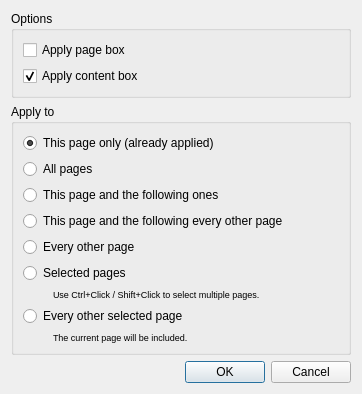
<?xml version="1.0" encoding="UTF-8"?>
<ui version="4.0">
 <class>select_content::ApplyDialog</class>
 <widget class="QDialog" name="select_content::ApplyDialog">
  <property name="windowModality">
   <enum>Qt::WindowModal</enum>
  </property>
  <property name="geometry">
   <rect>
    <x>0</x>
    <y>0</y>
    <width>362</width>
    <height>358</height>
   </rect>
  </property>
  <property name="windowTitle">
   <string>Select Content</string>
  </property>
  <layout class="QVBoxLayout" name="verticalLayout_7">
   <item>
    <widget class="QGroupBox" name="optionsBox">
     <property name="title">
      <string>Options</string>
     </property>
     <layout class="QVBoxLayout" name="verticalLayout_6">
      <item>
       <widget class="QCheckBox" name="applyPageBoxOption">
        <property name="text">
         <string>Apply page box</string>
        </property>
        <property name="checked">
         <bool>false</bool>
        </property>
       </widget>
      </item>
      <item>
       <widget class="QCheckBox" name="applyContentBoxOption">
        <property name="text">
         <string>Apply content box</string>
        </property>
        <property name="checked">
         <bool>true</bool>
        </property>
       </widget>
      </item>
     </layout>
    </widget>
   </item>
   <item>
    <widget class="QGroupBox" name="groupBox">
     <property name="title">
      <string>Apply to</string>
     </property>
     <layout class="QVBoxLayout" name="verticalLayout_5">
      <item>
       <widget class="QRadioButton" name="thisPageOnlyRB">
        <property name="text">
         <string>This page only (already applied)</string>
        </property>
        <property name="checked">
         <bool>true</bool>
        </property>
       </widget>
      </item>
      <item>
       <widget class="QRadioButton" name="allPagesRB">
        <property name="text">
         <string>All pages</string>
        </property>
       </widget>
      </item>
      <item>
       <widget class="QRadioButton" name="thisPageAndFollowersRB">
        <property name="text">
         <string>This page and the following ones</string>
        </property>
       </widget>
      </item>
      <item>
       <widget class="QRadioButton" name="thisEveryOtherRB">
        <property name="text">
         <string extracomment="All odd or even pages, depending on the current page being odd or even.">This page and the following every other page</string>
        </property>
       </widget>
      </item>
      <item>
       <widget class="QRadioButton" name="everyOtherRB">
        <property name="text">
         <string extracomment="All odd or even pages, depending on the current page being odd or even.">Every other page</string>
        </property>
       </widget>
      </item>
      <item>
       <widget class="QRadioButton" name="selectedPagesRB">
        <property name="text">
         <string>Selected pages</string>
        </property>
       </widget>
      </item>
      <item>
       <layout class="QHBoxLayout" name="horizontalLayout_3">
        <item>
         <spacer name="horizontalSpacer_6">
          <property name="orientation">
           <enum>Qt::Horizontal</enum>
          </property>
          <property name="sizeType">
           <enum>QSizePolicy::Fixed</enum>
          </property>
          <property name="sizeHint" stdset="0">
           <size>
            <width>30</width>
            <height>0</height>
           </size>
          </property>
         </spacer>
        </item>
        <item>
         <widget class="QLabel" name="selectedPagesHint">
          <property name="font">
           <font>
            <pointsize>7</pointsize>
           </font>
          </property>
          <property name="text">
           <string>Use Ctrl+Click / Shift+Click to select multiple pages.</string>
          </property>
         </widget>
        </item>
       </layout>
      </item>
      <item>
       <widget class="QRadioButton" name="everyOtherSelectedRB">
        <property name="text">
         <string>Every other selected page</string>
        </property>
       </widget>
      </item>
      <item>
       <layout class="QHBoxLayout" name="horizontalLayout_5">
        <item>
         <spacer name="horizontalSpacer_5">
          <property name="orientation">
           <enum>Qt::Horizontal</enum>
          </property>
          <property name="sizeType">
           <enum>QSizePolicy::Fixed</enum>
          </property>
          <property name="sizeHint" stdset="0">
           <size>
            <width>30</width>
            <height>0</height>
           </size>
          </property>
         </spacer>
        </item>
        <item>
         <widget class="QLabel" name="everyOtherSelectedHint">
          <property name="font">
           <font>
            <pointsize>7</pointsize>
           </font>
          </property>
          <property name="text">
           <string>The current page will be included.</string>
          </property>
         </widget>
        </item>
       </layout>
      </item>
     </layout>
    </widget>
   </item>
   <item>
    <spacer>
     <property name="orientation">
      <enum>Qt::Vertical</enum>
     </property>
     <property name="sizeHint" stdset="0">
      <size>
       <width>17</width>
       <height>0</height>
      </size>
     </property>
    </spacer>
   </item>
   <item>
    <widget class="QDialogButtonBox" name="buttonBox">
     <property name="orientation">
      <enum>Qt::Horizontal</enum>
     </property>
     <property name="standardButtons">
      <set>QDialogButtonBox::Cancel|QDialogButtonBox::Ok</set>
     </property>
    </widget>
   </item>
  </layout>
 </widget>
 <resources/>
 <connections>
  <connection>
   <sender>buttonBox</sender>
   <signal>rejected()</signal>
   <receiver>select_content::ApplyDialog</receiver>
   <slot>reject()</slot>
   <hints>
    <hint type="sourcelabel">
     <x>319</x>
     <y>252</y>
    </hint>
    <hint type="destinationlabel">
     <x>286</x>
     <y>256</y>
    </hint>
   </hints>
  </connection>
 </connections>
</ui>
